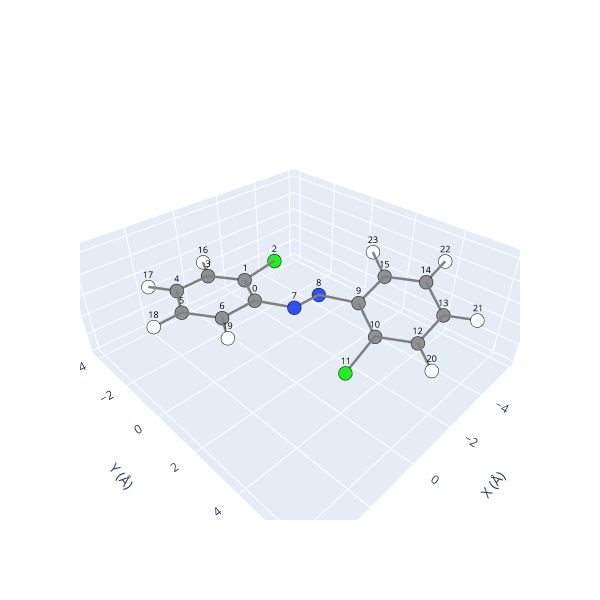

The code cell stored with this chart in its notebook:
### Markdown cell above
### Trans vs. Cis

### Code cell
## These dihedral indices indicate the atoms involved in the Azo rotation. Lets visualize-them in the "trans" isomer:
found, trans = sys.find_source("trans")
print(found)
trans.view(show_indices=True)

### Figure 1 — Plotly figure (JSON) as saved in the notebook; plotly's stock layout.template omitted (floating-point values rounded to 4 significant figures)
{"data": [{"hoverinfo": "text", "marker": {"color": ["#909090", "#909090", "#1FF01F", "#909090", "#909090", "#909090", "#909090", "#3050F8", "#3050F8", "#909090", "#909090", "#1FF01F", "#909090", "#909090", "#909090", "#909090", "#FFFFFF", "#FFFFFF", "#FFFFFF", "#FFFFFF", "#FFFFFF", "#FFFFFF", "#FFFFFF", "#FFFFFF"], "line": {"color": "black", "width": 1}, "size": 8}, "mode": "markers", "showlegend": false, "text": ["C", "C", "Cl", "C", "C", "C", "C", "N", "N", "C", "C", "Cl", "C", "C", "C", "C", "H", "H", "H", "H", "H", "H", "H", "H"], "type": "scatter3d", "x": [0.0, -0.6246, -2.341, 0.1383, 1.528, 2.169, 1.413, -0.6253, -1.864, -2.5, -2.181, -0.8878, -2.946, -4.043, -4.389, -3.627, -0.36, 2.102, 3.256, 1.942, -2.696, -4.633, -5.257, -3.932], "y": [0.0, -1.269, -1.527, -2.45, -2.404, -1.172, 0.009984, 1.283, 1.243, 2.503, 3.53, 3.397, 4.707, 4.87, 3.856, 2.68, -3.416, -3.328, -1.13, 0.9618, 5.492, 5.784, 3.969, 1.881], "z": [0.0, -0.02291, -0.01922, -0.04002, -0.02861, -0.01575, -0.00898, 0.04765, -0.06339, -0.1054, -1.009, -2.151, -1.054, -0.2089, 0.6751, 0.7194, -0.05639, -0.02999, -0.008181, -0.007483, -1.762, -0.2542, 1.321, 1.392]}, {"hoverinfo": "none", "mode": "text", "showlegend": false, "text": ["0", "1", "2", "3", "4", "5", "6", "7", "8", "9", "10", "11", "12", "13", "14", "15", "16", "17", "18", "19", "20", "21", "22", "23"], "textfont": {"color": "black", "size": 9}, "type": "scatter3d", "x": [0.0, -0.6246, -2.341, 0.1383, 1.528, 2.169, 1.413, -0.6253, -1.864, -2.5, -2.181, -0.8878, -2.946, -4.043, -4.389, -3.627, -0.36, 2.102, 3.256, 1.942, -2.696, -4.633, -5.257, -3.932], "y": [0.0, -1.269, -1.527, -2.45, -2.404, -1.172, 0.009984, 1.283, 1.243, 2.503, 3.53, 3.397, 4.707, 4.87, 3.856, 2.68, -3.416, -3.328, -1.13, 0.9618, 5.492, 5.784, 3.969, 1.881], "z": [0.0, -0.02291, -0.01922, -0.04002, -0.02861, -0.01575, -0.00898, 0.04765, -0.06339, -0.1054, -1.009, -2.151, -1.054, -0.2089, 0.6751, 0.7194, -0.05639, -0.02999, -0.008181, -0.007483, -1.762, -0.2542, 1.321, 1.392]}, {"hoverinfo": "none", "line": {"color": "gray", "width": 5}, "mode": "lines", "showlegend": false, "type": "scatter3d", "x": [0.1383, 1.528], "y": [-2.45, -2.404], "z": [-0.04002, -0.02861]}, {"hoverinfo": "none", "line": {"color": "gray", "width": 5}, "mode": "lines", "showlegend": false, "type": "scatter3d", "x": [1.528, 0.1383], "y": [-2.404, -2.45], "z": [-0.02861, -0.04002]}, {"hoverinfo": "none", "line": {"color": "gray", "width": 5}, "mode": "lines", "showlegend": false, "type": "scatter3d", "x": [0.1383, -0.6246], "y": [-2.45, -1.269], "z": [-0.04002, -0.02291]}, {"hoverinfo": "none", "line": {"color": "gray", "width": 5}, "mode": "lines", "showlegend": false, "type": "scatter3d", "x": [-2.946, -2.181], "y": [4.707, 3.53], "z": [-1.054, -1.009]}, {"hoverinfo": "none", "line": {"color": "gray", "width": 5}, "mode": "lines", "showlegend": false, "type": "scatter3d", "x": [2.169, 1.528], "y": [-1.172, -2.404], "z": [-0.01575, -0.02861]}, {"hoverinfo": "none", "line": {"color": "gray", "width": 5}, "mode": "lines", "showlegend": false, "type": "scatter3d", "x": [-4.633, -4.043], "y": [5.784, 4.87], "z": [-0.2542, -0.2089]}, {"hoverinfo": "none", "line": {"color": "gray", "width": 5}, "mode": "lines", "showlegend": false, "type": "scatter3d", "x": [-2.946, -4.043], "y": [4.707, 4.87], "z": [-1.054, -0.2089]}, {"hoverinfo": "none", "line": {"color": "gray", "width": 5}, "mode": "lines", "showlegend": false, "type": "scatter3d", "x": [-5.257, -4.389], "y": [3.969, 3.856], "z": [1.321, 0.6751]}, {"hoverinfo": "none", "line": {"color": "gray", "width": 5}, "mode": "lines", "showlegend": false, "type": "scatter3d", "x": [0.1383, -0.36], "y": [-2.45, -3.416], "z": [-0.04002, -0.05639]}, {"hoverinfo": "none", "line": {"color": "gray", "width": 5}, "mode": "lines", "showlegend": false, "type": "scatter3d", "x": [1.942, 1.413], "y": [0.9618, 0.009984], "z": [-0.007483, -0.00898]}, {"hoverinfo": "none", "line": {"color": "gray", "width": 5}, "mode": "lines", "showlegend": false, "type": "scatter3d", "x": [-4.389, -4.043], "y": [3.856, 4.87], "z": [0.6751, -0.2089]}, {"hoverinfo": "none", "line": {"color": "gray", "width": 5}, "mode": "lines", "showlegend": false, "type": "scatter3d", "x": [-1.864, -2.5], "y": [1.243, 2.503], "z": [-0.06339, -0.1054]}, {"hoverinfo": "none", "line": {"color": "gray", "width": 5}, "mode": "lines", "showlegend": false, "type": "scatter3d", "x": [-2.5, -1.864], "y": [2.503, 1.243], "z": [-0.1054, -0.06339]}, {"hoverinfo": "none", "line": {"color": "gray", "width": 5}, "mode": "lines", "showlegend": false, "type": "scatter3d", "x": [-4.389, -5.257], "y": [3.856, 3.969], "z": [0.6751, 1.321]}, {"hoverinfo": "none", "line": {"color": "gray", "width": 5}, "mode": "lines", "showlegend": false, "type": "scatter3d", "x": [-0.6246, 0], "y": [-1.269, 0], "z": [-0.02291, 0]}, {"hoverinfo": "none", "line": {"color": "gray", "width": 5}, "mode": "lines", "showlegend": false, "type": "scatter3d", "x": [-2.181, -2.5], "y": [3.53, 2.503], "z": [-1.009, -0.1054]}, {"hoverinfo": "none", "line": {"color": "gray", "width": 5}, "mode": "lines", "showlegend": false, "type": "scatter3d", "x": [-0.6246, 0.1383], "y": [-1.269, -2.45], "z": [-0.02291, -0.04002]}, {"hoverinfo": "none", "line": {"color": "gray", "width": 5}, "mode": "lines", "showlegend": false, "type": "scatter3d", "x": [-2.181, -2.946], "y": [3.53, 4.707], "z": [-1.009, -1.054]}, {"hoverinfo": "none", "line": {"color": "gray", "width": 5}, "mode": "lines", "showlegend": false, "type": "scatter3d", "x": [-4.043, -4.389], "y": [4.87, 3.856], "z": [-0.2089, 0.6751]}, {"hoverinfo": "none", "line": {"color": "gray", "width": 5}, "mode": "lines", "showlegend": false, "type": "scatter3d", "x": [1.413, 2.169], "y": [0.009984, -1.172], "z": [-0.00898, -0.01575]}, {"hoverinfo": "none", "line": {"color": "gray", "width": 5}, "mode": "lines", "showlegend": false, "type": "scatter3d", "x": [-3.627, -4.389], "y": [2.68, 3.856], "z": [0.7194, 0.6751]}, {"hoverinfo": "none", "line": {"color": "gray", "width": 5}, "mode": "lines", "showlegend": false, "type": "scatter3d", "x": [-3.627, -3.932], "y": [2.68, 1.881], "z": [0.7194, 1.392]}, {"hoverinfo": "none", "line": {"color": "gray", "width": 5}, "mode": "lines", "showlegend": false, "type": "scatter3d", "x": [-3.627, -2.5], "y": [2.68, 2.503], "z": [0.7194, -0.1054]}, {"hoverinfo": "none", "line": {"color": "gray", "width": 5}, "mode": "lines", "showlegend": false, "type": "scatter3d", "x": [1.528, 2.169], "y": [-2.404, -1.172], "z": [-0.02861, -0.01575]}, {"hoverinfo": "none", "line": {"color": "gray", "width": 5}, "mode": "lines", "showlegend": false, "type": "scatter3d", "x": [2.169, 1.413], "y": [-1.172, 0.009984], "z": [-0.01575, -0.00898]}, {"hoverinfo": "none", "line": {"color": "gray", "width": 5}, "mode": "lines", "showlegend": false, "type": "scatter3d", "x": [-3.932, -3.627], "y": [1.881, 2.68], "z": [1.392, 0.7194]}, {"hoverinfo": "none", "line": {"color": "gray", "width": 5}, "mode": "lines", "showlegend": false, "type": "scatter3d", "x": [1.528, 2.102], "y": [-2.404, -3.328], "z": [-0.02861, -0.02999]}, {"hoverinfo": "none", "line": {"color": "gray", "width": 5}, "mode": "lines", "showlegend": false, "type": "scatter3d", "x": [-4.389, -3.627], "y": [3.856, 2.68], "z": [0.6751, 0.7194]}, {"hoverinfo": "none", "line": {"color": "gray", "width": 5}, "mode": "lines", "showlegend": false, "type": "scatter3d", "x": [2.169, 3.256], "y": [-1.172, -1.13], "z": [-0.01575, -0.008181]}, {"hoverinfo": "none", "line": {"color": "gray", "width": 5}, "mode": "lines", "showlegend": false, "type": "scatter3d", "x": [0, -0.6246], "y": [0, -1.269], "z": [0, -0.02291]}, {"hoverinfo": "none", "line": {"color": "gray", "width": 5}, "mode": "lines", "showlegend": false, "type": "scatter3d", "x": [0, -0.6253], "y": [0, 1.283], "z": [0, 0.04765]}, {"hoverinfo": "none", "line": {"color": "gray", "width": 5}, "mode": "lines", "showlegend": false, "type": "scatter3d", "x": [-2.5, -2.181], "y": [2.503, 3.53], "z": [-0.1054, -1.009]}, {"hoverinfo": "none", "line": {"color": "gray", "width": 5}, "mode": "lines", "showlegend": false, "type": "scatter3d", "x": [-0.6246, -2.341], "y": [-1.269, -1.527], "z": [-0.02291, -0.01922]}, {"hoverinfo": "none", "line": {"color": "gray", "width": 5}, "mode": "lines", "showlegend": false, "type": "scatter3d", "x": [-2.181, -0.8878], "y": [3.53, 3.397], "z": [-1.009, -2.151]}, {"hoverinfo": "none", "line": {"color": "gray", "width": 5}, "mode": "lines", "showlegend": false, "type": "scatter3d", "x": [-2.341, -0.6246], "y": [-1.527, -1.269], "z": [-0.01922, -0.02291]}, {"hoverinfo": "none", "line": {"color": "gray", "width": 5}, "mode": "lines", "showlegend": false, "type": "scatter3d", "x": [-0.8878, -2.181], "y": [3.397, 3.53], "z": [-2.151, -1.009]}, {"hoverinfo": "none", "line": {"color": "gray", "width": 5}, "mode": "lines", "showlegend": false, "type": "scatter3d", "x": [-0.36, 0.1383], "y": [-3.416, -2.45], "z": [-0.05639, -0.04002]}, {"hoverinfo": "none", "line": {"color": "gray", "width": 5}, "mode": "lines", "showlegend": false, "type": "scatter3d", "x": [-0.6253, 0], "y": [1.283, 0], "z": [0.04765, 0]}, {"hoverinfo": "none", "line": {"color": "gray", "width": 5}, "mode": "lines", "showlegend": false, "type": "scatter3d", "x": [1.413, 1.942], "y": [0.009984, 0.9618], "z": [-0.00898, -0.007483]}, {"hoverinfo": "none", "line": {"color": "gray", "width": 5}, "mode": "lines", "showlegend": false, "type": "scatter3d", "x": [-2.696, -2.946], "y": [5.492, 4.707], "z": [-1.762, -1.054]}, {"hoverinfo": "none", "line": {"color": "gray", "width": 5}, "mode": "lines", "showlegend": false, "type": "scatter3d", "x": [2.102, 1.528], "y": [-3.328, -2.404], "z": [-0.02999, -0.02861]}, {"hoverinfo": "none", "line": {"color": "gray", "width": 5}, "mode": "lines", "showlegend": false, "type": "scatter3d", "x": [-2.946, -2.696], "y": [4.707, 5.492], "z": [-1.054, -1.762]}, {"hoverinfo": "none", "line": {"color": "gray", "width": 5}, "mode": "lines", "showlegend": false, "type": "scatter3d", "x": [-1.864, -0.6253], "y": [1.243, 1.283], "z": [-0.06339, 0.04765]}, {"hoverinfo": "none", "line": {"color": "gray", "width": 5}, "mode": "lines", "showlegend": false, "type": "scatter3d", "x": [0, 1.413], "y": [0, 0.009984], "z": [0, -0.00898]}, {"hoverinfo": "none", "line": {"color": "gray", "width": 5}, "mode": "lines", "showlegend": false, "type": "scatter3d", "x": [-2.5, -3.627], "y": [2.503, 2.68], "z": [-0.1054, 0.7194]}, {"hoverinfo": "none", "line": {"color": "gray", "width": 5}, "mode": "lines", "showlegend": false, "type": "scatter3d", "x": [-4.043, -2.946], "y": [4.87, 4.707], "z": [-0.2089, -1.054]}, {"hoverinfo": "none", "line": {"color": "gray", "width": 5}, "mode": "lines", "showlegend": false, "type": "scatter3d", "x": [1.413, 0], "y": [0.009984, 0], "z": [-0.00898, 0]}, {"hoverinfo": "none", "line": {"color": "gray", "width": 5}, "mode": "lines", "showlegend": false, "type": "scatter3d", "x": [3.256, 2.169], "y": [-1.13, -1.172], "z": [-0.008181, -0.01575]}, {"hoverinfo": "none", "line": {"color": "gray", "width": 5}, "mode": "lines", "showlegend": false, "type": "scatter3d", "x": [-4.043, -4.633], "y": [4.87, 5.784], "z": [-0.2089, -0.2542]}, {"hoverinfo": "none", "line": {"color": "gray", "width": 5}, "mode": "lines", "showlegend": false, "type": "scatter3d", "x": [-0.6253, -1.864], "y": [1.283, 1.243], "z": [0.04765, -0.06339]}], "layout": {"height": 600, "scene": {"xaxis": {"range": [-6.257, 4.256], "title": {"text": "X (Å)"}}, "yaxis": {"range": [-4.416, 6.784], "title": {"text": "Y (Å)"}}, "zaxis": {"range": [-3.151, 2.392], "title": {"text": "Z (Å)"}}}, "width": 600}}
